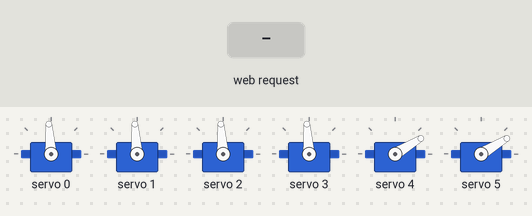
The sketch below on a simulated ESP32. Parts: 6 × servo. Inputs (shaded band) come from the test bench. What the sketch prints to the serial monitor is not drawn.

Above: at 1.8 s.
1.9 s: HTTP request GET /open received
At 2.71 s:
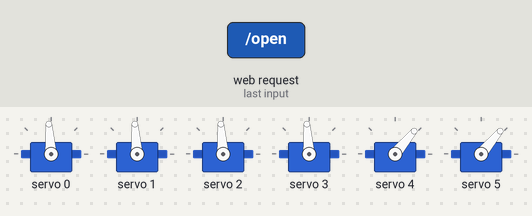
4.9 s: HTTP request GET /move?servo=1&angle=1 received
At 5.08 s:
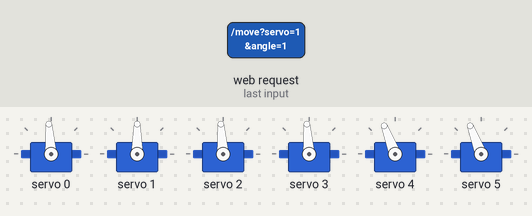
7.9 s: HTTP request GET /home received
At 9.26 s:
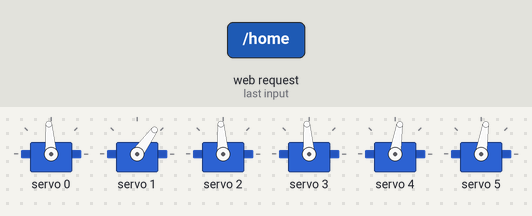
10.9 s: HTTP request GET /move?servo=1&angle=1 received
13.9 s: HTTP request GET /open?servo=1&angle=1 received
At 17.7 s:
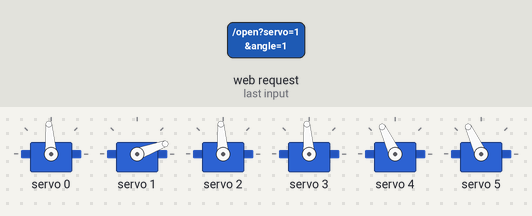
Timing chart, 0 to 17.9 s (numbered marks = the images above; inputs shaded):
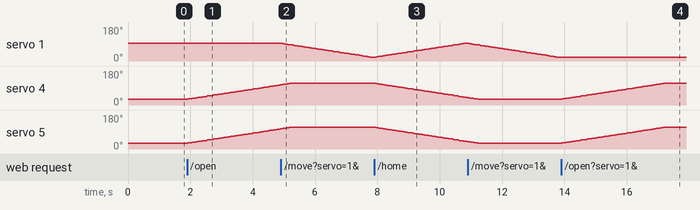

The sketch:

HANDSYNC_ESP32.ino
```cpp
#include <WiFi.h>
#include <WebServer.h>
#include <Wire.h>
#include <Adafruit_PWMServoDriver.h>
#include <math.h>

// HANDSYNC Direct Control: ESP32 + PCA9685 + six servo channels
const char* AP_SSID = "HANDSYNC";
const char* AP_PASSWORD = "12345678";
constexpr int SDA_PIN = 21;
constexpr int SCL_PIN = 22;
constexpr uint8_t PCA_ADDRESS = 0x40;
constexpr int SERVO_COUNT = 6;
constexpr int SERVO_MIN_TICK = 110;  // calibrate to each servo/mechanism
constexpr int SERVO_MAX_TICK = 510;  // calibrate to each servo/mechanism
constexpr float MAX_SPEED_DPS = 24.0f;
constexpr unsigned long UPDATE_INTERVAL_MS = 20;

const char* SERVO_NAMES[SERVO_COUNT] = {"base", "shoulder", "arm", "wrist", "gripper", "finger"};
// Conservative starting bounds; physically verify before full assembly use.
int minAngle[SERVO_COUNT] = {10, 20, 20, 10, 10, 10};
int maxAngle[SERVO_COUNT] = {170, 160, 160, 170, 170, 170};
float currentAngle[SERVO_COUNT] = {90, 90, 90, 90, 30, 30};
int targetAngle[SERVO_COUNT] = {90, 90, 90, 90, 30, 30};

Adafruit_PWMServoDriver pwm(PCA_ADDRESS);
WebServer server(80);
bool pcaReady = false;
bool emergencyStopped = false;
unsigned long lastServoUpdate = 0;

int angleToTick(int angle) {
  angle = constrain(angle, 0, 180);
  return map(angle, 0, 180, SERVO_MIN_TICK, SERVO_MAX_TICK);
}
void writeServo(int channel, int angle) {
  if (!pcaReady || channel < 0 || channel >= SERVO_COUNT) return;
  angle = constrain(angle, minAngle[channel], maxAngle[channel]);
  pwm.setPWM(channel, 0, angleToTick(angle));
}
void setTarget(int channel, int angle) {
  if (channel < 0 || channel >= SERVO_COUNT) return;
  targetAngle[channel] = constrain(angle, minAngle[channel], maxAngle[channel]);
}
void updateServos() {
  const unsigned long now = millis();
  if (now - lastServoUpdate < UPDATE_INTERVAL_MS) return;
  float dt = (now - lastServoUpdate) / 1000.0f;
  lastServoUpdate = now;
  if (dt > 0.08f) dt = 0.08f;
  const float maxStep = MAX_SPEED_DPS * dt;
  for (int i = 0; i < SERVO_COUNT; ++i) {
    const float diff = targetAngle[i] - currentAngle[i];
    if (diff > maxStep) currentAngle[i] += maxStep;
    else if (diff < -maxStep) currentAngle[i] -= maxStep;
    else currentAngle[i] = targetAngle[i];
    writeServo(i, (int)roundf(currentAngle[i]));
  }
}
String statusJson() {
  String s = "{\"connected\":true,\"pca9685\":";
  s += pcaReady ? "true" : "false";
  s += ",\"stopped\":";
  s += emergencyStopped ? "true" : "false";
  for (int i = 0; i < SERVO_COUNT; ++i) {
    s += ",\""; s += SERVO_NAMES[i]; s += "\":";
    s += String((int)roundf(currentAngle[i]));
  }
  s += "}";
  return s;
}
void handleRoot() {
  const char html[] PROGMEM = R"HTML(<!doctype html><html><head><meta name="viewport" content="width=device-width,initial-scale=1"><title>HANDSYNC</title><style>body{font-family:Arial;background:#101827;color:#eef4ff;max-width:680px;margin:24px auto;padding:16px}button{padding:12px;margin:4px;border:0;border-radius:8px;background:#0891b2;color:white;font-weight:bold}.card{background:#1e293b;padding:14px;margin:12px 0;border-radius:12px}pre{white-space:pre-wrap}</style></head><body><h1>HANDSYNC ARM</h1><p>ESP32 direct Wi-Fi controller</p><div class="card"><button onclick="fetch('/home')">HOME</button><button onclick="fetch('/open')">OPEN</button><button onclick="fetch('/close')">CLOSE</button><button onclick="fetch('/resume')">RESUME</button><button onclick="fetch('/stop')">STOP</button></div><div class="card"><h3>Status</h3><pre id="s">Loading…</pre></div><script>async function r(){try{let x=await fetch('/status');document.getElementById('s').textContent=JSON.stringify(await x.json(),null,2)}catch(e){document.getElementById('s').textContent=e}}setInterval(r,1000);r()</script></body></html>)HTML";
  server.send(200, "text/html", html);
}
void handleStatus() { server.send(200, "application/json", statusJson()); }
void handleSet() {
  if (emergencyStopped) { server.send(423, "text/plain", "STOPPED: call /resume first"); return; }
  bool found = false;
  // Validate all supplied channels before changing any target.
  int proposed[SERVO_COUNT]; bool supplied[SERVO_COUNT] = {false, false, false, false, false, false};
  for (int i = 0; i < SERVO_COUNT; ++i) proposed[i] = targetAngle[i];
  for (int i = 0; i < SERVO_COUNT; ++i) {
    String key = "ch" + String(i);
    if (!server.hasArg(key)) continue;
    String value = server.arg(key);
    if (value.length() == 0) { server.send(400, "text/plain", "Empty angle parameter"); return; }
    for (unsigned int j = 0; j < value.length(); ++j) {
      if (!isDigit(value[j])) { server.send(400, "text/plain", "Angles must be integers"); return; }
    }
    int angle = value.toInt();
    if (angle < 0 || angle > 180) { server.send(400, "text/plain", "Angles must be 0-180"); return; }
    proposed[i] = angle; supplied[i] = true; found = true;
  }
  if (!found) { server.send(400, "text/plain", "Supply ch0 through ch5"); return; }
  for (int i = 0; i < SERVO_COUNT; ++i) if (supplied[i]) setTarget(i, proposed[i]);
  server.send(200, "text/plain", "Six-servo targets accepted");
}
void handleMove() {
  if (emergencyStopped) { server.send(423, "text/plain", "STOPPED: call /resume first"); return; }
  if (!server.hasArg("servo") || !server.hasArg("angle")) { server.send(400, "text/plain", "Missing servo or angle"); return; }
  String cs = server.arg("servo"), as = server.arg("angle");
  if (!cs.length() || !as.length()) { server.send(400, "text/plain", "Empty parameter"); return; }
  for (unsigned int i=0; i<cs.length(); ++i) if (!isDigit(cs[i])) { server.send(400, "text/plain", "Invalid servo"); return; }
  for (unsigned int i=0; i<as.length(); ++i) if (!isDigit(as[i])) { server.send(400, "text/plain", "Invalid angle"); return; }
  int ch = cs.toInt(), angle = as.toInt();
  if (ch < 0 || ch >= SERVO_COUNT || angle < 0 || angle > 180) { server.send(400, "text/plain", "servo 0-5; angle 0-180"); return; }
  setTarget(ch, angle); server.send(200, "text/plain", "Target accepted");
}
void handleHome() {
  if (emergencyStopped) { server.send(423, "text/plain", "STOPPED: call /resume first"); return; }
  for (int i=0; i<SERVO_COUNT; ++i) setTarget(i, i >= 4 ? 30 : 90);
  server.send(200, "text/plain", "Home targets accepted");
}
void handleOpen() {
  if (emergencyStopped) { server.send(423, "text/plain", "STOPPED: call /resume first"); return; }
  setTarget(4, 110); setTarget(5, 110); server.send(200, "text/plain", "Open targets accepted");
}
void handleClose() {
  if (emergencyStopped) { server.send(423, "text/plain", "STOPPED: call /resume first"); return; }
  setTarget(4, 35); setTarget(5, 35); server.send(200, "text/plain", "Close targets accepted");
}
void handleStop() {
  emergencyStopped = true;
  for (int i=0; i<SERVO_COUNT; ++i) targetAngle[i] = (int)roundf(currentAngle[i]);
  server.send(200, "text/plain", "STOPPED: targets frozen; this is not a physical power cut");
}
void handleResume() { emergencyStopped = false; server.send(200, "text/plain", "Resumed; waiting for commands"); }
void setup() {
  Serial.begin(115200); delay(400); Serial.println("\n=== HANDSYNC DIRECT CONTROL ===");
  Wire.begin(SDA_PIN, SCL_PIN);
  pcaReady = pwm.begin();
  if (pcaReady) {
    pwm.setOscillatorFrequency(27000000); pwm.setPWMFreq(50); delay(250);
    for (int i=0; i<SERVO_COUNT; ++i) writeServo(i, (int)currentAngle[i]);
    Serial.println("PCA9685 detected at 0x40");
  } else Serial.println("ERROR: PCA9685 not detected; check SDA/SCL and logic power");
  WiFi.mode(WIFI_AP); WiFi.setSleep(false);
  if (!WiFi.softAP(AP_SSID, AP_PASSWORD)) Serial.println("ERROR: Wi-Fi access point failed");
  Serial.print("Wi-Fi SSID: "); Serial.println(AP_SSID);
  Serial.print("Password: "); Serial.println(AP_PASSWORD);
  Serial.print("Controller URL: http://"); Serial.println(WiFi.softAPIP());
  server.on("/", HTTP_GET, handleRoot); server.on("/status", HTTP_GET, handleStatus);
  server.on("/set", HTTP_GET, handleSet); server.on("/move", HTTP_GET, handleMove);
  server.on("/home", HTTP_GET, handleHome); server.on("/open", HTTP_GET, handleOpen);
  server.on("/close", HTTP_GET, handleClose); server.on("/stop", HTTP_GET, handleStop);
  server.on("/resume", HTTP_GET, handleResume); server.begin();
  lastServoUpdate = millis(); Serial.println("HTTP server ready on port 80");
}
void loop() {
  server.handleClient();
  if (!emergencyStopped) updateServos();
  delay(1);
}
```

Measured:
- after the input at 1.9 s, servo 4, servo 5: moves from 31° to 106° over 3.0 s, starting at once
- after the input at 4.9 s, servo 1: moves from 94° to 20° over 2.9 s, starting at once
- after the input at 7.9 s, servo 1: moves from 20° to 94° over 2.9 s, starting at once; servo 4, servo 5: moves from 115° to 39° over 3.0 s, starting at once
- after the input at 10.9 s, servo 1: moves from 94° to 20° over 2.9 s, starting at once
- after the input at 13.9 s, servo 4, servo 5: moves from 31° to 115° over 3.3 s, starting at once
